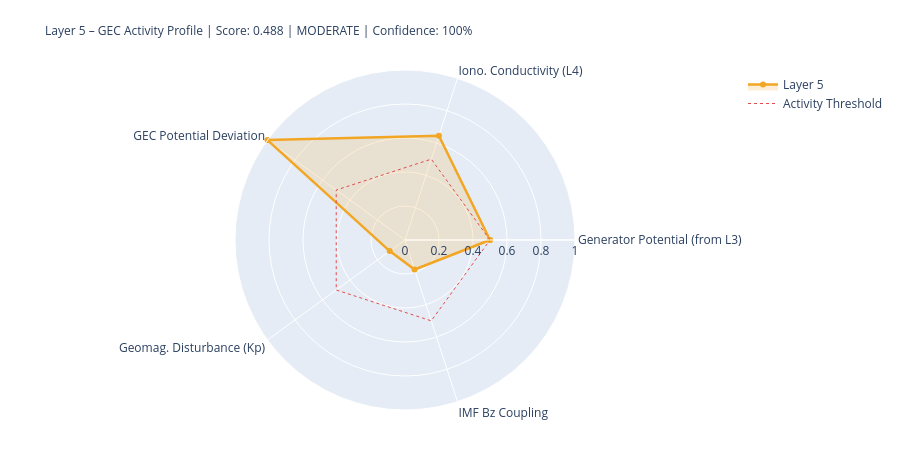

The notebook cell saved with this chart:
### Markdown cell above
---
## 5. State Assessment & Handoff to Layer 6

### Code cell
# ============================================================
# LAYER-5-SCORE
# ============================================================

# Components
# 1) Generator activity (Layer-3-driven)
gen_score = norm(generator_strength, 0.3, 2.0)
gen_src   = 'from_layer3' if l3_thunder_score is not None else 'estimated'

# 2) Ionospheric conductivity (Layer-4-driven)
iono_score = norm(iono_cond_factor, 0.7, 1.4)
iono_src   = 'from_layer4' if l4_ioniz is not None else 'estimated'

# 3) GEC potential deviation from reference
pot_score = norm(abs(delta_V_pct), 0, 30)  # 0 = at reference, 1 = 30% deviation
pot_src   = 'derived'

# 4) Geomagnetic disturbance (Kp) – modulates vertical currents
kp_score = norm(kp_val, 0, 9)
kp_src   = 'primary' if kp_now is not None else 'from_layer4'

# 5) IMF Bz coupling (southward = stronger M-I coupling → GEC influence)
bz_score = norm(-(bz_now or 0), -5, 30) if bz_now is not None else None
bz_src   = 'primary' if bz_now is not None else 'missing'

COMPONENTS = {
    'Generator Potential (from L3)':  {'score': gen_score,   'source': 'derived_from_layer3', 'dynamic': True},
    'Iono. Conductivity (L4)':      {'score': iono_score,  'source': iono_src, 'dynamic': True},
    'GEC Potential Deviation':      {'score': pot_score,   'source': pot_src,  'dynamic': True},
    'Geomag. Disturbance (Kp)':         {'score': kp_score,    'source': kp_src,   'dynamic': True},
    'IMF Bz Coupling':               {'score': bz_score,    'source': bz_src,   'dynamic': True},
}

available   = {k: v['score'] for k, v in COMPONENTS.items() if v['score'] is not None}
unavailable = [k for k, v in COMPONENTS.items() if v['score'] is None]
layer5_score = round(sum(available.values()) / len(available), 4) if available else None
confidence   = round(len(available) / len(COMPONENTS), 2)
level = ('unknown' if layer5_score is None
         else 'quiet'   if layer5_score < 0.3
         else 'moderate' if layer5_score < 0.6
         else 'active')
dominant_l5 = max(available, key=available.get) if available else 'none'

# Kp consistency: separate 1-min raw value from score value
kp_1m_raw   = kp_now          # directly from API (can be 0.0 during live measurement)
kp_for_score = kp_val          # from Layer-0 context or estimated value if needed
kp_score_src = kp_src

W = 68
print('=' * W)
print('LAYER 5 – GLOBAL ELECTRIC CIRCUIT – STATE ASSESSMENT')
print('=' * W)
for name, comp in COMPONENTS.items():
    s = comp['score']
    if s is not None:
        bar = '█' * int(s*20) + '░' * (20-int(s*20))
        print(f'  {name:<34} {bar}  {s:.3f}  [{comp["source"]}]')
    else:
        print(f'  {name:<34} {"─"*20}  n/a   [missing]')
print('-' * W)
print(f'  Score:         {layer5_score:.3f}  ({len(available)}/{len(COMPONENTS)} components)')
print(f'  Confidence:    {confidence:.0%}')
print(f'  Level:         {level.upper()}')
print(f'  Dominant:      {dominant_l5}')
print(f'  V_iono:        {V_iono_mod:.1f} kV  (Δ {delta_V_pct:+.1f}% vs. Ref)')
print(f'  I_total:       {I_total_mod:.1f} A   (Δ {delta_I_pct:+.1f}% vs. Ref)')
print('=' * W)

# Radar
cats   = list(available.keys())
vals_r = list(available.values())
if len(cats) >= 3:
    fig = go.Figure()
    fig.add_trace(go.Scatterpolar(
        r=vals_r + [vals_r[0]], theta=cats + [cats[0]],
        fill='toself', fillcolor='rgba(242,166,35,0.18)',
        line=dict(color='#F2A623', width=2.5), name='Layer 5'
    ))
    fig.add_trace(go.Scatterpolar(
        r=[0.5]*(len(cats)+1), theta=cats+[cats[0]],
        line=dict(color='#E24B4A', dash='dot', width=1),
        mode='lines', name='Activity Threshold'
    ))
    fig.update_layout(
        title=dict(
            text=f'Layer 5 – GEC Activity Profile | Score: {layer5_score:.3f} | {level.upper()} | Confidence: {confidence:.0%}',
            font=dict(size=12)
        ),
        polar=dict(radialaxis=dict(visible=True, range=[0,1])),
        height=450, showlegend=True,
        margin=dict(l=80, r=80, t=70, b=40)
    )
    fig.show()

### Figure 1 — Plotly figure (JSON) as saved in the notebook; plotly's stock layout.template omitted (floating-point values rounded to 4 significant figures)
{"data": [{"fill": "toself", "fillcolor": "rgba(242,166,35,0.18)", "line": {"color": "#F2A623", "width": 2.5}, "name": "Layer 5", "r": [0.5, 0.6454, 1.0, 0.1111, 0.1823, 0.5], "theta": ["Generator Potential (from L3)", "Iono. Conductivity (L4)", "GEC Potential Deviation", "Geomag. Disturbance (Kp)", "IMF Bz Coupling", "Generator Potential (from L3)"], "type": "scatterpolar"}, {"line": {"color": "#E24B4A", "dash": "dot", "width": 1}, "mode": "lines", "name": "Activity Threshold", "r": [0.5, 0.5, 0.5, 0.5, 0.5, 0.5], "theta": ["Generator Potential (from L3)", "Iono. Conductivity (L4)", "GEC Potential Deviation", "Geomag. Disturbance (Kp)", "IMF Bz Coupling", "Generator Potential (from L3)"], "type": "scatterpolar"}], "layout": {"height": 450, "margin": {"b": 40, "l": 80, "r": 80, "t": 70}, "polar": {"radialaxis": {"range": [0, 1], "visible": true}}, "showlegend": true, "title": {"font": {"size": 12}, "text": "Layer 5 – GEC Activity Profile | Score: 0.488 | MODERATE | Confidence: 100%"}}}
